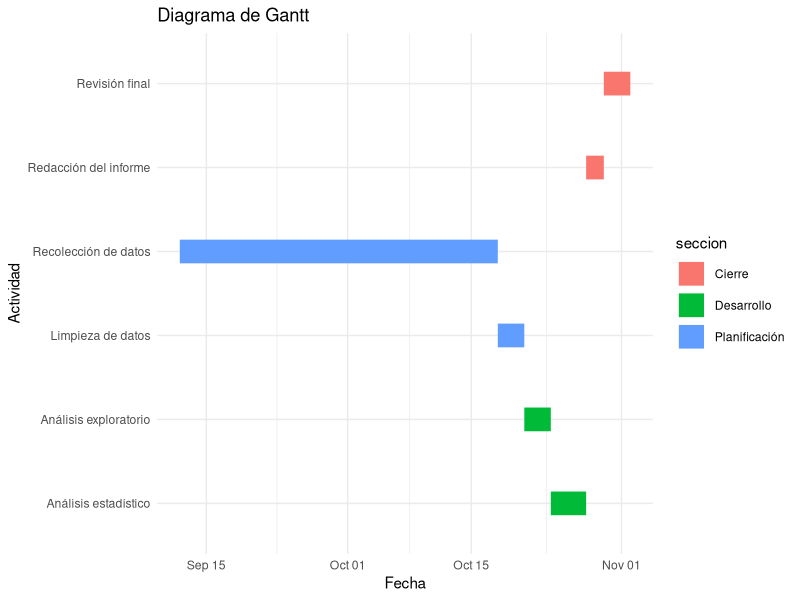
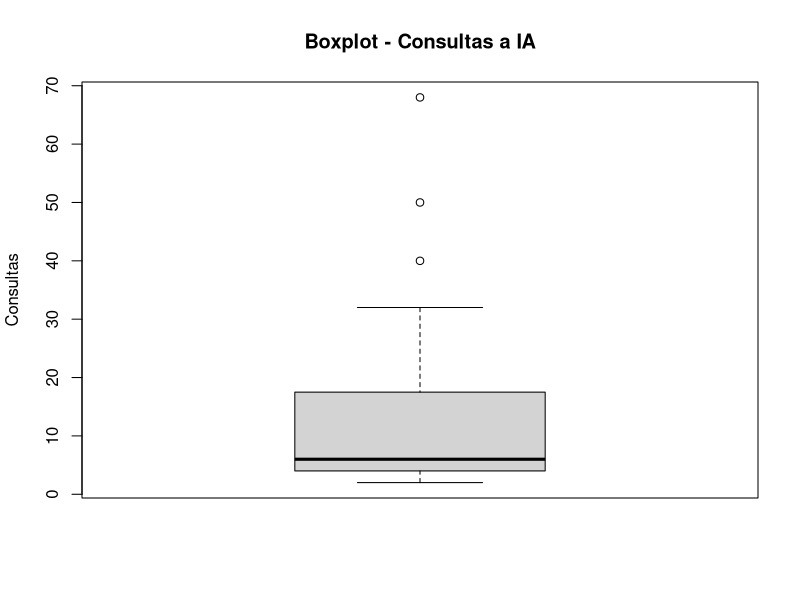
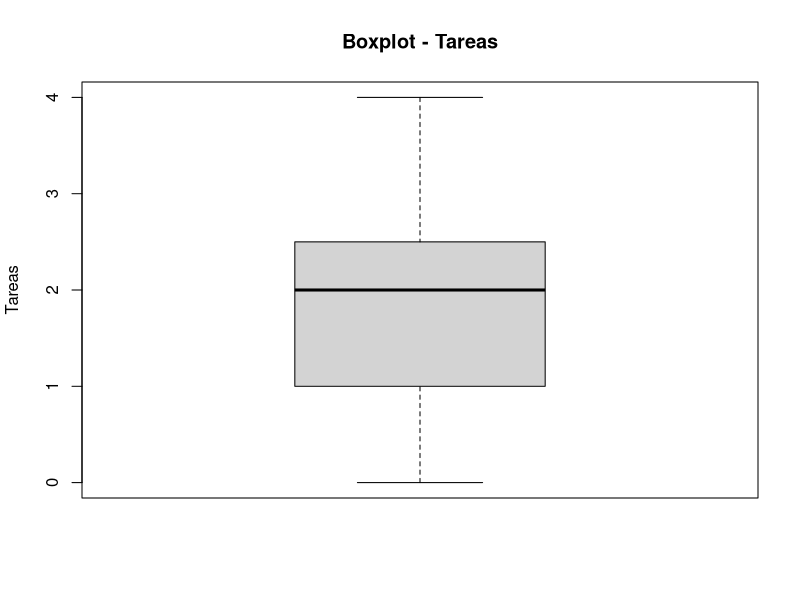
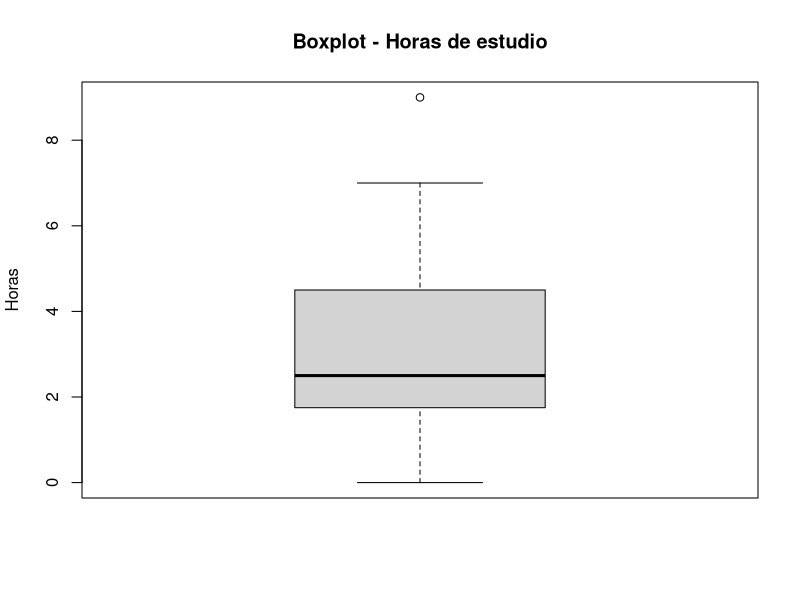
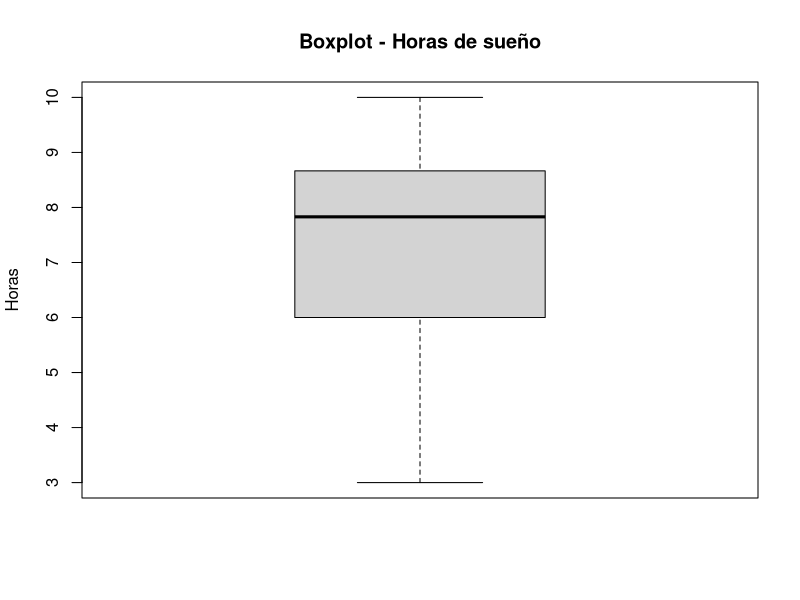
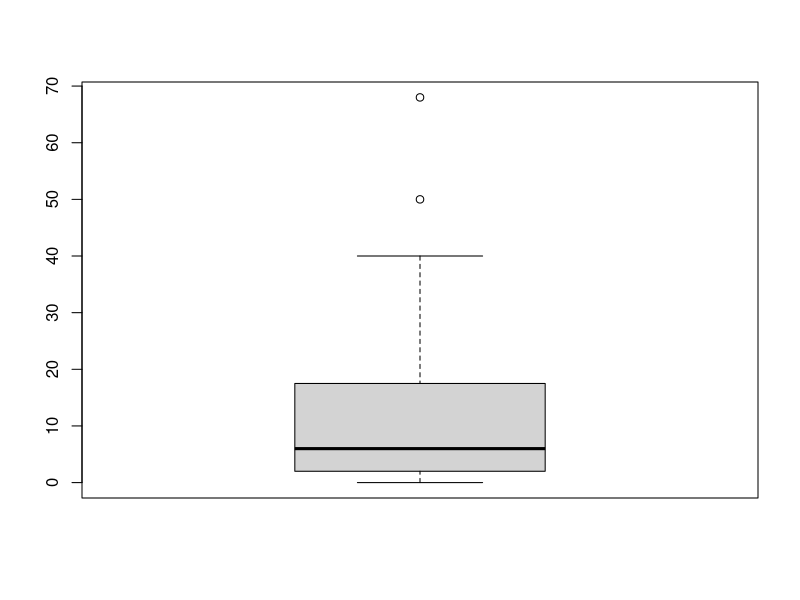
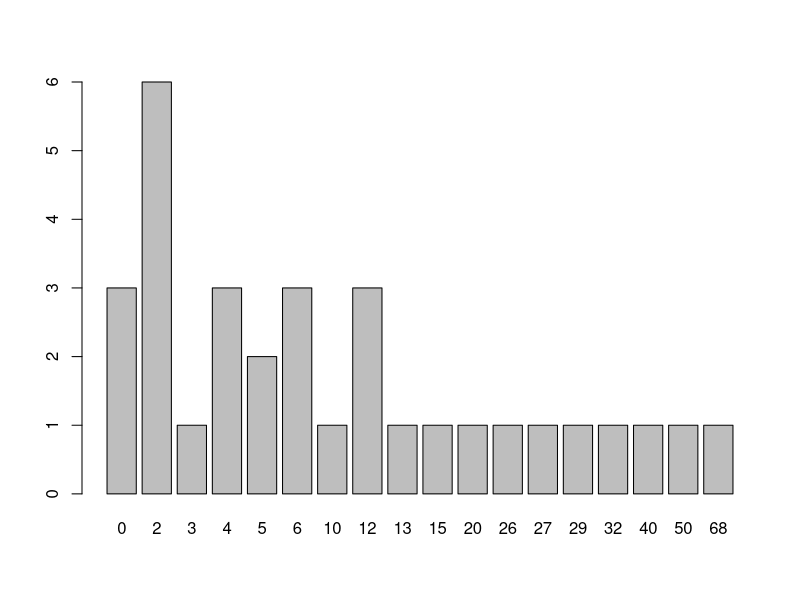
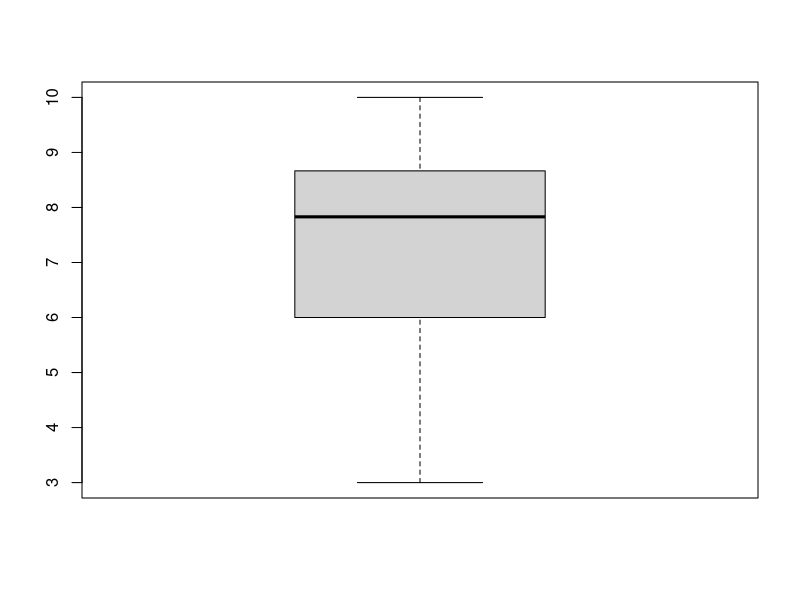

The R source for these figures, in order:
## ---- chunk 1
library(ggplot2)

tareas <- data.frame(
  tarea = c(
    "Recolección de datos",
    "Limpieza de datos",
    "Análisis exploratorio",
    "Análisis estadístico",
    "Redacción del informe",
    "Revisión final"
  ),
  inicio = as.Date(c(
    "2026-09-12", "2026-10-18", "2026-10-21", "2026-10-24", "2026-10-28", "2026-10-30"  # TODO: completar fechas "YYYY-MM-DD"
  )),
  fin = as.Date(c(
    "2026-10-18", "2026-10-21", "2026-10-24", "2026-10-28", "2026-10-30", "2026-11-02"  # TODO: completar fechas "YYYY-MM-DD"
  )),
  seccion = c(
    "Planificación",
    "Planificación",
    "Desarrollo",
    "Desarrollo",
    "Cierre",
    "Cierre"
  )
)

ggplot(tareas,
       aes(x = inicio,
           xend = fin,
           y = tarea,
           yend = tarea,
           color = seccion)) +
  geom_segment(linewidth = 8) +
  labs(title = "Diagrama de Gantt",
       x = "Fecha",
       y = "Actividad") +
  theme_minimal()
## ---- chunk 2
library(readr)
library(dplyr)
library(tidyverse)
library(ggplot2)

DF <- read_csv("RespuestasDiario.csv")
## ---- chunk 3
names(DF)
DFL <- DF
## ---- chunk 4
DFL %>% rename(hora = `Marca temporal`
               , consultas = `¿Cuántas consultas a una IA realizaste hoy?`
               , uso = `¿Cuál fue el uso principal que le diste a la IA hoy?`
               , satisfaccion = `¿Qué nivel de satisfacción tienes con tu avance académico de hoy?`
               , tareas = `¿En cuántas tareas de hoy el uso de la IA te ahorró tiempo?`
               , curso = `¿Cuál es el código del curso sobre el que hiciste la mayoría de tus consultas a la IA hoy?`
               , estudio = `¿Cuántas horas efectivas de estudio acumulaste el día de hoy?`
               , sueno = `¿Cuántas horas dormiste la noche pasada?`
               , comprension = `¿Qué nivel de comprensión tuviste de las actividades académicas que realizaste hoy?`
               , email = `Dirección de correo electrónico`) -> DFL
## ---- chunk 5
DFL <- DFL[, c("hora", "consultas", "uso", "satisfaccion", "tareas", "curso", "estudio", "sueno", "comprension", "email")]
names(DFL)
## ---- chunk 6
DFAuxiliar <- read_csv("CorreosGrupo.csv")
## ---- chunk 7
DFL <- inner_join(DFL, DFAuxiliar, by = "email")
## ---- chunk 8
head(DFL[c("hora", "email", "Grupo")])
## ---- chunk 9
dim(DFL)
head(DFL)
sapply(DFL, class)
## ---- chunk 10
colSums(is.na(DFL))
## ---- chunk 11
round(colSums(is.na(DFL)) / nrow(DFL) * 100, 2)
## ---- chunk 12
sum(DFL$consultas == 0, na.rm = TRUE)
## ---- chunk 13
sum(DFL$tareas == 0, na.rm = TRUE)
## ---- chunk 14
sum(DFL$estudio == 0, na.rm = TRUE)
## ---- chunk 15
sum(DFL$sueno == 0, na.rm = TRUE)
## ---- chunk 16
length(unique(DFL$comprension))
unique(DFL$comprension)
## ---- chunk 17
length(unique(DFL$sueno))
unique(DFL$sueno)
## ---- chunk 18
length(unique(DFL$estudio))
unique(DFL$estudio)
## ---- chunk 19
length(unique(DFL$curso))
unique(DFL$curso)
## ---- chunk 20
length(unique(DFL$tareas))
unique(DFL$tareas)
## ---- chunk 21
length(unique(DFL$satisfaccion))
unique(DFL$satisfaccion)
## ---- chunk 22
length(unique(DFL$uso))
unique(DFL$uso)
## ---- chunk 23
length(unique(DFL$consultas))
unique(DFL$consultas)
## ---- chunk 24

#Se hace el filtrado por horas teniendo en cuenta que se guarda en el formato de 24 horas por lo que solo acotamos desde 21.5 osea 9:30 

DFL1<-DFL%>%filter(!(((hour(dmy_hms(hora)) + minute(dmy_hms(hora))/60) < 21.5))) %>% 

# en caso de superesswarnings es para evitar que arroje errores en consultas debido a que permite ingreso de datos vacios por lo que se trata de convertir a numero y de ahi vemos si es NA e inviertiendo mediante ! para quedarnos con los que si cumplan eso  
  
filter(!is.na(suppressWarnings(as.numeric(consultas))), 

# Repetimos el mismo tipo de filtrado con respecto a la variable tareas, sueno y estudio 

!is.na(suppressWarnings(as.numeric(tareas))),                                   
!is.na(suppressWarnings(as.numeric(estudio))),                           !is.na(suppressWarnings(as.numeric(sueno))))%>% 
  
#verificamos que las consultas y tareas sean numeros enteros 

filter(as.numeric(consultas)%%1==0, 
       as.numeric(tareas)%%1==0)

## ---- chunk 25
  DF2<-DFL1%>%mutate(
  uso_= chartr("áéíóúÁÉÍÓÚ", "aeiouAEIOU", tolower(uso)),
  usoC= str_detect(uso_,regex("\\b(ia|no|use|ningun[oa])\\b",ignore_case = TRUE)),
  cursoC = is.na(curso) | str_detect(curso, "^[ -]*$") | 
  str_detect(curso, "^[A-Za-z]{2}\\d{4}$"),
  filtro=!usoC&cursoC&(as.numeric(consultas)>0|as.numeric(tareas)>0),
  uso = if_else(filtro, uso,NA_character_),
  consultas=if_else(filtro,consultas,NA_integer_),   
  tareas= if_else(filtro,tareas,NA_integer_),
  curso = if_else(filtro,curso,NA_character_)

  ) %>% select(-filtro, -usoC,-cursoC,-uso_)  
## ---- chunk 26
# Número de consultas a IA
boxplot(DF2$consultas,
        main = "Boxplot - Consultas a IA",
        ylab = "Consultas")

boxplot.stats(DF2$consultas)$out
## ---- chunk 27
# Número de tareas donde la IA ahorró tiempo
boxplot(DF2$tareas,
        main = "Boxplot - Tareas",
        ylab = "Tareas")

boxplot.stats(DF2$tareas)$out
## ---- chunk 28
# Horas efectivas de estudio
boxplot(DF2$estudio,
        main = "Boxplot - Horas de estudio",
        ylab = "Horas")
        
boxplot.stats(DF2$estudio)$out
## ---- chunk 29
# Horas de sueño
boxplot(DF2$sueno,
        main = "Boxplot - Horas de sueño",
        ylab = "Horas")

boxplot.stats(DF2$sueno)$out
## ---- chunk 30
# Variabilidad de las consultas
range(DF2$consultas, na.rm = TRUE)
var(DF2$consultas, na.rm = TRUE)
sd(DF2$consultas, na.rm = TRUE)
IQR(DF2$consultas, na.rm = TRUE)
## ---- chunk 31
# Variabilidad de las tareas
range(DF2$tareas, na.rm = TRUE)
var(DF2$tareas, na.rm = TRUE)
sd(DF2$tareas, na.rm = TRUE)
IQR(DF2$tareas, na.rm = TRUE)
## ---- chunk 32
# Variabilidad de las horas de estudio
range(DF2$estudio, na.rm = TRUE)
var(DF2$estudio, na.rm = TRUE)
sd(DF2$estudio, na.rm = TRUE)
IQR(DF2$estudio, na.rm = TRUE)
## ---- chunk 33
# Variabilidad de las horas de sueño
range(DF2$sueno, na.rm = TRUE)
var(DF2$sueno, na.rm = TRUE)
sd(DF2$sueno, na.rm = TRUE)
IQR(DF2$sueno, na.rm = TRUE)
## ---- chunk 34
# Frecuencia del principal uso de IA
table(DF2$uso)
prop.table(table(DF2$uso)) * 100
## ---- chunk 35
# Frecuencia del nivel de satisfacción
table(DF2$satisfaccion)
prop.table(table(DF2$satisfaccion)) * 100
## ---- chunk 36
# Frecuencia del nivel de comprensión
table(DF2$comprension)
prop.table(table(DF2$comprension)) * 100
## ---- chunk 37
tabla_NA <- data.frame(
  Variable = names(DF2),
  Cantidad_NA = colSums(is.na(DF2)),
  Porcentaje_NA = round(colSums(is.na(DF2)) / nrow(DF2) * 100, 2),
  row.names = NULL
)
tabla_NA
## ---- chunk 38
table(rowSums(is.na(DF2)))
## ---- chunk 39
nrow(DF2)
nrow(na.omit(DF2))
round((1 - nrow(na.omit(DF2)) / nrow(DF2)) * 100, 2)
## ---- chunk 40
DF2[!complete.cases(DF2), c("hora", "email", "consultas", "uso", "tareas", "curso", "estudio", "sueno")]
## ---- chunk 41
# DF2 sale de DFL1 sin filtrar filas, así que ambas bases están alineadas
# podemos recuperar de DFL1 los valores que el Paso 3 convirtió a NA.
nrow(DFL1) == nrow(DF2)

diagnostico <- DF2 %>%
  mutate(
    # Valores originales, antes del Paso 3
    consultas_orig = as.numeric(DFL1$consultas),
    tareas_orig    = as.numeric(DFL1$tareas),
    uso_orig       = as.character(DFL1$uso),
    curso_orig     = as.character(DFL1$curso),

    # ¿El estudiante declaró alguna actividad con IA ese día?
    hubo_actividad = consultas_orig > 0 | tareas_orig > 0,

    # Motivo por el que el registro quedó incompleto
    motivo = case_when(
      !is.na(uso)     ~ "Completo",
      !hubo_actividad ~ "Sin uso de IA",
      TRUE            ~ "Curso fuera de formato"
    )
  )

table(diagnostico$motivo)
## ---- chunk 42
# Perfil de cada grupo según las consultas que realmente declararon
diagnostico %>%
  filter(motivo != "Completo") %>%
  group_by(motivo) %>%
  summarise(
    n = n(),
    consultas_min   = min(consultas_orig),
    consultas_max   = max(consultas_orig),
    consultas_media = round(mean(consultas_orig), 1)
  )
## ---- chunk 43
DF3 <- diagnostico %>%
  mutate(
    # Marca si de verdad usó IA, según el motivo y no según si había NA
    uso_ia = motivo != "Sin uso de IA",

    # Si no usó IA, el valor verdadero es 0 
    # Cuantitativas discretas: 
    consultas = if_else(motivo == "Sin uso de IA", 0, consultas_orig),
    tareas    = if_else(motivo == "Sin uso de IA", 0, tareas_orig),
    # Cualitativa nominal: asignamos una categoría propia
    uso       = if_else(motivo == "Sin uso de IA", "No usó IA", uso_orig),
    uso = factor(uso),

  # Si solo falló el curso, se conservan sus datos reales
  # y únicamente el curso queda marcado como inválido
    curso = case_when(
      motivo == "Sin uso de IA"          ~ "No aplica",
      motivo == "Curso fuera de formato" ~ "Sin código válido",
      TRUE                               ~ curso_orig
    ),

    # Cuantitativas continuas
    estudio = as.numeric(estudio),
    sueno   = as.numeric(sueno),

    # Ordinal, levels imponen el orden
    comprension = factor(comprension,
                         levels = c("Muy bajo", "Bajo", "Moderado", "Alto", "Muy alto"),
                         ordered = TRUE),

    satisfaccion = factor(satisfaccion, levels = 1:5, ordered = TRUE),

    # Identificador: el promedio de un número de grupo no tendría interpretación
    Grupo = factor(Grupo)
  ) %>%
# Se borran las columnas que solo sirvieron para el diagnóstico
  select(-consultas_orig, -tareas_orig, -uso_orig, -curso_orig,
         -hubo_actividad, -motivo)
## ---- chunk 44
# Verificamos que no quede ningún NA ni se hayan perdido filas
sum(is.na(DF3))
nrow(DF3)
table(DF3$uso_ia)
## ---- chunk 45
# Cuántas observaciones sobreviven a cada etapa del proceso
trazabilidad <- data.frame(
  Etapa = c("Base cruda (DF)", "Subset y join (DFL)", "Normalización (DFL1)",
            "Criterios (DF2)", "Gestión de nulos (DF3)"),
  Observaciones = c(nrow(DF), nrow(DFL), nrow(DFL1), nrow(DF2), nrow(DF3))
)
# Qué porcentaje de la base original representa cada etapa
trazabilidad$Retencion <- round(trazabilidad$Observaciones / nrow(DF) * 100, 2)
trazabilidad
## ---- chunk 46
# Mismo diagnóstico del Paso 1, ahora sobre la base limpia.
radiografia <- data.frame(
  Variable = names(DF3),
  Tipo = sapply(DF3, function(x) class(x)[1]),
  NA_total = colSums(is.na(DF3)),
  Porcentaje_NA = round(colSums(is.na(DF3)) / nrow(DF3) * 100, 2),
  Unicos = sapply(DF3, function(x) length(unique(x))),
  row.names = NULL
)
radiografia
## ---- chunk 47
# Conteo de ceros en cada numérica
sum(DF3$consultas == 0)
sum(DF3$tareas == 0)
sum(DF3$estudio == 0)
sum(DF3$sueno == 0)
## ---- chunk 48
# Verificamos que ninguna numérica se salga de los rangos del codebook.

data.frame(
  Variable = c("consultas", "tareas", "estudio", "sueno"),
  Restriccion = c("x >= 0", "x >= 0", "x >= 0", "0 <= x <= 24"),
  Minimo = c(min(DF3$consultas), min(DF3$tareas), min(DF3$estudio), min(DF3$sueno)),
  Maximo = c(max(DF3$consultas), max(DF3$tareas), max(DF3$estudio), max(DF3$sueno)),
  Cumple = c(all(DF3$consultas >= 0), all(DF3$tareas >= 0), all(DF3$estudio >= 0),
             all(DF3$sueno >= 0 & DF3$sueno <= 24))
)
## ---- chunk 49
# Filas idénticas en todas sus columnas
sum(duplicated(DF3))
# El diseño es longitudinal, cada estudiante debe tener un solo registro por día.
DF3 %>%
  mutate(fecha = substr(hora, 1, 10)) %>%
  count(email, fecha) %>%
  filter(n > 1)
## ---- chunk 50
# Observaciones limpias que aportó cada grupo
DF3 %>% count(Grupo)
## ---- chunk 51
# Filtro sobre nuestro grupo
GRUPO <- 6
DF3_grupo <- DF3 %>% filter(Grupo == GRUPO)

nrow(DF3_grupo)
DF3_grupo %>% count(email)
## ---- chunk 52
n_distinct(DF3$email)
## ---- chunk 53
boxplot(DF3$consultas)
## ---- chunk 54
quantile(DF3$consultas, 0.5, na.rm = T, type = 3, )
quantile(DF3$consultas, 0.75, na.rm = T, type = 3, )
## ---- chunk 55
barplot(table(DF3$consultas))
## ---- chunk 56
boxplot(DF3$sueno)
## ---- chunk 57
hist(DF3$sueno,
     main = "Horas de sueño",
     xlab = "Horas",
     col = "lightgray",
     ylab = "Frecuencia")
## ---- chunk 58
summary(DF3$sueno)
round(sd(DF3$sueno),2)
IQR(DF3$sueno)
round(sd(DF3$sueno) / mean(DF3$sueno),2) #CV
## ---- chunk 59
boxplot(consultas ~ satisfaccion, data = DF3)
## ---- chunk 60
quantile(DF3$consultas[DF3$satisfaccion == 3], 0.3, na.rm = T, type = 3)
quantile(DF3$consultas[DF3$satisfaccion == 4], 0.3, na.rm = T, type = 3)
quantile(DF3$consultas[DF3$satisfaccion == 5], 0.3, na.rm = T, type = 3)
